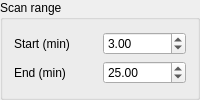
                        <widget class="QGroupBox" name="groupBox">
                         <property name="sizePolicy">
                          <sizepolicy hsizetype="Preferred" vsizetype="Preferred">
                           <horstretch>0</horstretch>
                           <verstretch>0</verstretch>
                          </sizepolicy>
                         </property>
                         <property name="title">
                          <string>Scan range</string>
                         </property>
                         <layout class="QGridLayout" name="gridLayout_4">
                          <item row="0" column="0">
                           <layout class="QGridLayout" name="gridLayout_13">
                            <item row="0" column="1">
                             <widget class="QDoubleSpinBox" name="scanStartTime">
                              <property name="maximum">
                               <double>9999.989999999999782</double>
                              </property>
                              <property name="value">
                               <double>3.000000000000000</double>
                              </property>
                             </widget>
                            </item>
                            <item row="1" column="1">
                             <widget class="QDoubleSpinBox" name="scanEndTime">
                              <property name="maximum">
                               <double>9999.989999999999782</double>
                              </property>
                              <property name="value">
                               <double>25.000000000000000</double>
                              </property>
                             </widget>
                            </item>
                            <item row="0" column="0">
                             <widget class="QLabel" name="label_37">
                              <property name="text">
                               <string>Start (min)</string>
                              </property>
                             </widget>
                            </item>
                            <item row="1" column="0">
                             <widget class="QLabel" name="label_38">
                              <property name="text">
                               <string>End (min)</string>
                              </property>
                             </widget>
                            </item>
                           </layout>
                          </item>
                         </layout>
                        </widget>
